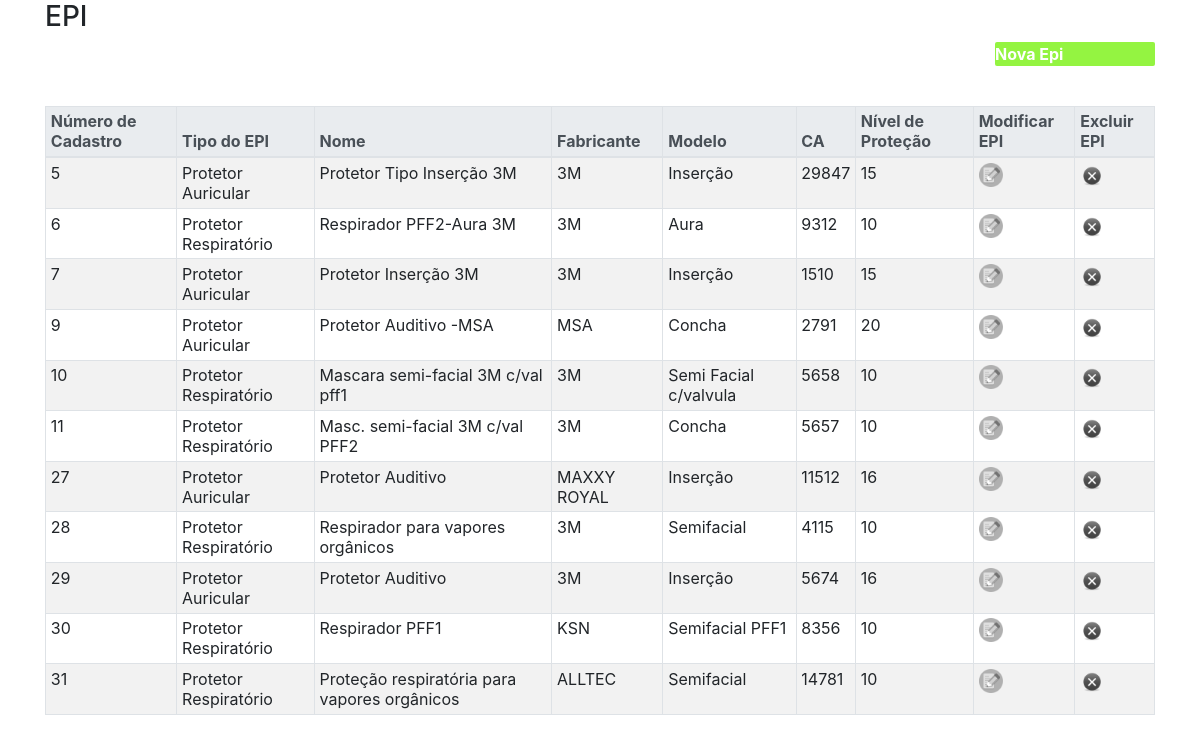
Page /forms/epi.php on the committed database.
### tables this page shows
CREATE TABLE `tbepi` (
  `cdEPI` int(11) NOT NULL,
  `tipoEPI` tinyint(4) NOT NULL COMMENT '(1) Capacete (2) Bota (3) Luva',
  `nome` mediumtext NOT NULL,
  `fabricante` mediumtext NOT NULL,
  `modelo` mediumtext NOT NULL,
  `ca` mediumtext NOT NULL,
  `nivelProtecao` mediumtext NOT NULL
);

### forms/epi.php (the view, shortened to what this page needs)
<html lang="en">
<?php
	include "../php/connect.php";
	$sql1 = "SELECT * From tbepi";
	$res1 = mysqli_query($connect,$sql1);
?>
		<link rel="stylesheet" href="css/bootstrap.min.css">
		<link rel="stylesheet" href="css/fnac.css">
	<div class="container">
		<div class="row"><div class="col-12"><h3>EPI</h3></div></div>
		<div class="row">
			<div class="col-md-2">
			</div>
			<div class="col-md-8"></div>
			<div class="col-md-2">
				<div data-fancybox data-type="ajax" data-src="forms/cadastro/epi.php" href="javascript:;" class="novobotao" style="background-color: #94f441; cursor: pointer; color: white; border-radius: 2px;"><b>Nova Epi</b></div>
			</div>
		</div>
		<div class="row">
			<div id="tabela" class="col-md-12">
					<table class="table table-striped table-responsive-xl table-sm table-bordered"  style="margin-top: 40px">
						<thead class="thead-light">
							<tr>
								<th>Número de Cadastro</th>
								<th>Tipo do EPI</th>
								<th>Nome</th>
								<th>Fabricante</th>
								<th>Modelo</th>
								<th>CA</th>
								<th>Nível de Proteção</th>
								<th>Modificar EPI</th>
								<th>Excluir EPI</th>
							</tr>
						</thead>
						<tbody>
							<?php
								if ($res1->num_rows > 0){
									while($row1 = mysqli_fetch_assoc($res1)){
										if($row1["tipoEPI"] == 1){
											$tipoepi = "Capacete";
										}else{
											if($row1["tipoEPI"] == 2){
												$tipoepi = "Bota";
											}else{
												if($row1["tipoEPI"] == 3){
													$tipoepi = "Luva";
												}else{
													if($row1["tipoEPI"] == 4){
														$tipoepi = "Protetor Respiratório";
													}else{
														if($row1["tipoEPI"] == 5){
															$tipoepi = "Protetor Auricular";
														}
													}
												}
											}
										}
										echo '
											<tr style="background-color: ">
												<td>' . $row1["cdEPI"] . '</td>
												<td>' . $tipoepi . '</td>
												<td>' . $row1["nome"] . '</td>
												<td>' . $row1["fabricante"] . '</td>
												<td>' . $row1["modelo"] . '</td>
												<td>' . $row1["ca"] .  '</td>
												<td>' . $row1["nivelProtecao"] .  '</td>
												<td><img data-fancybox data-type="ajax" data-src="forms/cadastro/edit/edit_epi.php?cd=' . $row1["cdEPI"] . '" href="javascript:;" class="icone2" style="cursor: pointer" width="24px" height="24px" src="img/icons/edit.png"/></td>
												<td><img data-fancybox data-type="ajax" data-src="forms/cadastro/post/form_delEPI.php?cd=' . $row1["cdEPI"] . '" href="javascript:;" class="icone2" style="cursor: pointer" width="24px" height="24px" src="img/icons/delete.png"/></td>
											</tr>
										';
									}
								}
							?>
					</table>
			</div>
		</div>
	</div>
</html>

### css/fnac.css (style rules this page uses)
.icone2 { -webkit-filter: grayscale(100%); filter: grayscale(100%); cursor: pointer; }
.novobotao { background-color: #94f441; cursor: pointer; color: white; border-radius: 2px; width: 100%; text-decoration: none; }

### rows in the picture
tbepi: cdEPI "5", tipoEPI "Protetor Auricular", nome "Protetor Tipo Inserção 3M", fabricante "3M", modelo "Inserção", ca "29847", nivelProtecao "15"
tbepi: cdEPI "6", tipoEPI "Protetor Respiratório", nome "Respirador PFF2-Aura 3M", fabricante "3M", modelo "Aura", ca "9312", nivelProtecao "10"
tbepi: cdEPI "7", tipoEPI "Protetor Auricular", nome "Protetor Inserção 3M", fabricante "3M", modelo "Inserção", ca "1510", nivelProtecao "15"
tbepi: cdEPI "9", tipoEPI "Protetor Auricular", nome "Protetor Auditivo -MSA", fabricante "MSA", modelo "Concha", ca "2791", nivelProtecao "20"
tbepi: cdEPI "10", tipoEPI "Protetor Respiratório", nome "Mascara semi-facial 3M c/val pff1", fabricante "3M", modelo "Semi Facial c/valvula", ca "5658", nivelProtecao "10"
tbepi: cdEPI "11", tipoEPI "Protetor Respiratório", nome "Masc. semi-facial 3M c/val PFF2", fabricante "3M", modelo "Concha", ca "5657", nivelProtecao "10"
tbepi: cdEPI "27", tipoEPI "Protetor Auricular", nome "Protetor Auditivo", fabricante "MAXXY ROYAL", modelo "Inserção", ca "11512", nivelProtecao "16"
tbepi: cdEPI "28", tipoEPI "Protetor Respiratório", nome "Respirador para vapores orgânicos", fabricante "3M", modelo "Semifacial", ca "4115", nivelProtecao "10"
tbepi: cdEPI "29", tipoEPI "Protetor Auricular", nome "Protetor Auditivo", fabricante "3M", modelo "Inserção", ca "5674", nivelProtecao "16"
tbepi: cdEPI "30", tipoEPI "Protetor Respiratório", nome "Respirador PFF1", fabricante "KSN", modelo "Semifacial PFF1", ca "8356", nivelProtecao "10"
tbepi: cdEPI "31", tipoEPI "Protetor Respiratório", nome "Proteção respiratória para vapores orgânicos", fabricante "ALLTEC", modelo "Semifacial", ca "14781", nivelProtecao "10"
